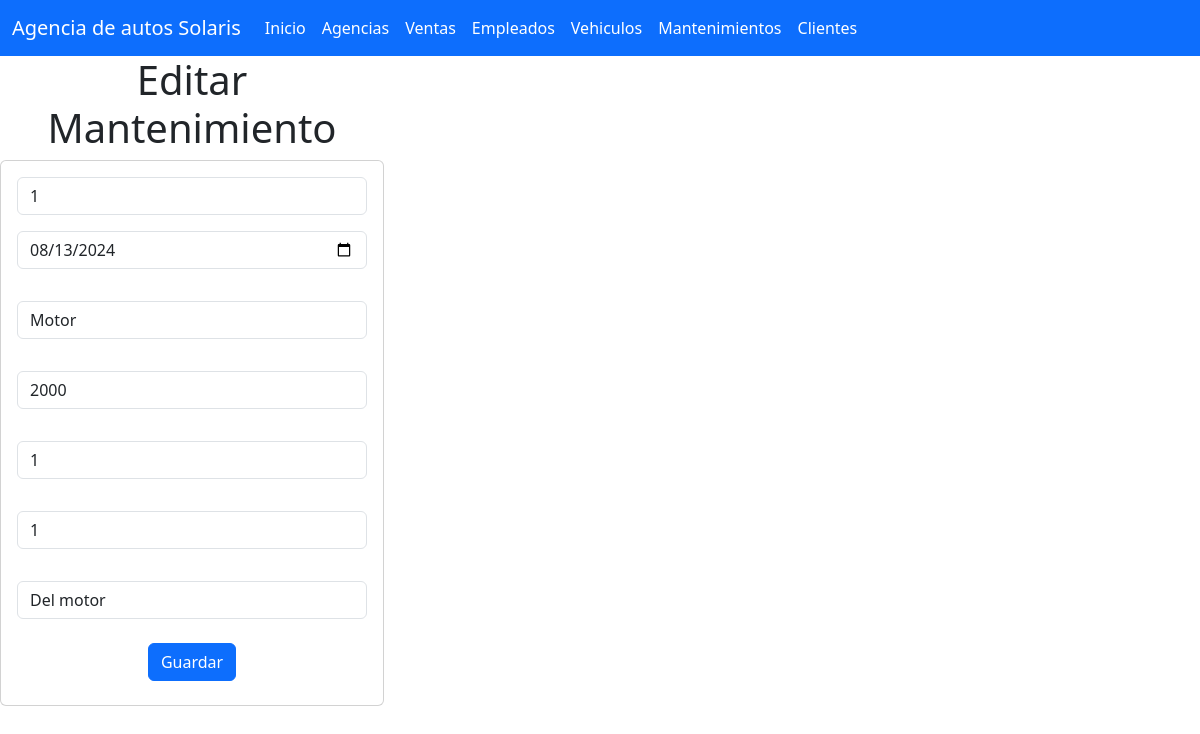
Screenshot of /mantenimiento_app/seleccionarMantenimiento/1 with the database file from the repository.
### mantenimiento_app/models.py (models this page shows, shortened)
class Mantenimiento(models.Model):
    id_mantenimiento = models.IntegerField(primary_key=True)
    fecha = models.DateField()
    descripcion = models.CharField(max_length=255)
    costo = models.IntegerField()
    id_vehiculo = models.IntegerField()
    id_empleado = models.IntegerField()
    tipo_mantenimiento = models.CharField(max_length=255)

### mantenimiento_app/views.py (the view)
# urls.py: path("seleccionarMantenimiento/<id_mantenimiento>",views.seleccionarMantenimiento,name="seleccionarMantenimiento"),
def seleccionarMantenimiento(request, id_mantenimiento):
    mantenimiento = Mantenimiento.objects.get(id_mantenimiento=id_mantenimiento)
    return render(request, "editarMantenimientos.html", {"mismantenimientos": mantenimiento})

### mantenimiento_app/templates/editarMantenimientos.html (shortened to what this page needs)
{% extends "base.html" %}
{% load static %}
{% block cuerpo %}
<div class="row">
  <div class="col-sm-12 col-md-4 col-lg-4 col-xl-4">
    <h1>Editar Mantenimiento</h1>
    <div class="card">
      <div class="card-body">
        <form action="{% url 'editarMantenimiento'%}" method="POST">
          <div class="form-group">
            <input type="text" id="txtid_mantenimiento" name="txtid_mantenimiento" class="form-control" value="{{ mismantenimientos.id_mantenimiento }}" readonly required>
          </div>
          <div class="form-group py-3">
            <input type="date" id="datefecha" name="datefecha" class="form-control" value="{{ mismantenimientos.fecha|date:'Y-m-d' }}" required>
          </div>
          <div class="form-group py-3">
            <input type="text" id="txtdescripcion" name="txtdescripcion" class="form-control" value="{{ mismantenimientos.descripcion }}" maxlength="255" required>
          </div>
          <div class="form-group py-3">
            <input type="number" id="numcosto" name="numcosto" class="form-control" value="{{ mismantenimientos.costo }}" required>
          </div>
          <div class="form-group py-3">
            <input type="number" id="numid_vehiculo" name="numid_vehiculo" class="form-control" value="{{ mismantenimientos.id_vehiculo }}" required>
          </div>
          <div class="form-group py-3">
            <input type="number" id="numid_empleado" name="numid_empleado" class="form-control" value="{{ mismantenimientos.id_empleado }}" required>
          </div>
          <div class="form-group py-3">
            <input type="text" id="txttipo_mantenimiento" name="txttipo_mantenimiento" class="form-control" value="{{ mismantenimientos.tipo_mantenimiento }}" maxlength="255" required>
          </div>
          <div class="form-group py-2">
            <button type="submit" class="btn btn-primary">Guardar</button>
          </div>
        </form>
      </div>
    </div>
  </div>
</div>
{% endblock %}

### rows the page displays
Mantenimiento: txtid_mantenimiento "1", datefecha "08/13/2024", txtdescripcion "Motor", numcosto "2000", numid_vehiculo "1", numid_empleado "1", txttipo_mantenimiento "Del motor"
